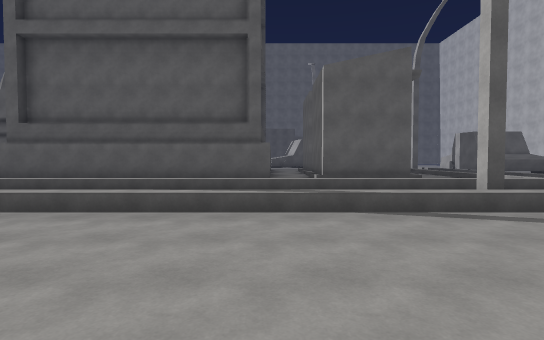
[1] (above)

24 first-person views from a walk through a scene from a Unity 3-D project. The camera is 1.5 m above the floor, tilts 2° down and sees 80° across. The floor is counted in squares, 2 m on a side. Each view is taken from the middle of a square. On the plan, view 1 faces up. The plan holds only what a view shows up to about 11 squares ahead; the rest is blank. The place goes on beyond the plan. The player is left out. Surface patterns are stand-ins for the level's own textures.

[2]
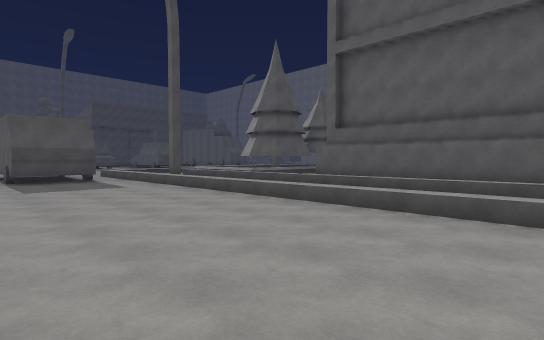

[3]
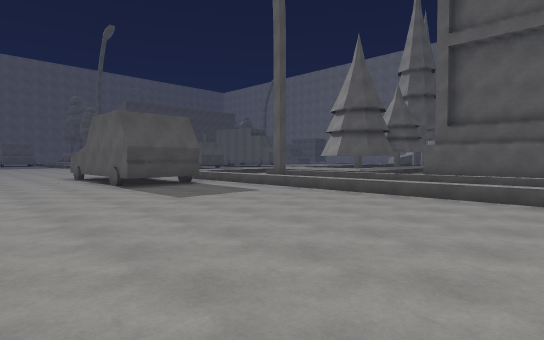

[4]
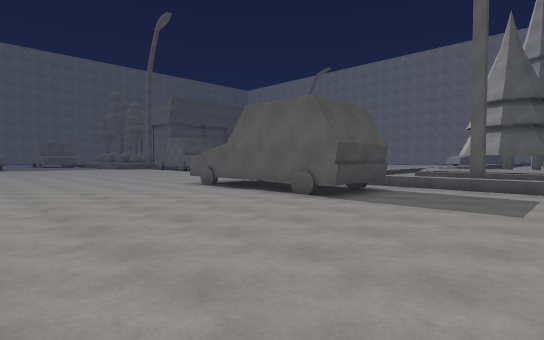

[5]
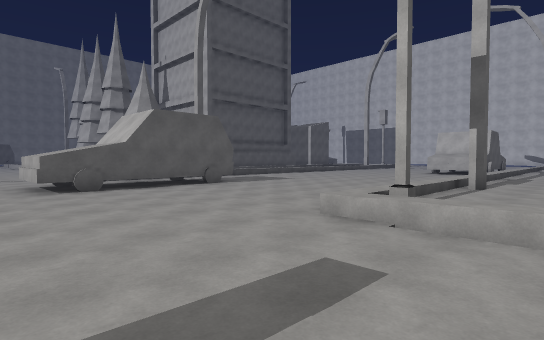

[6]
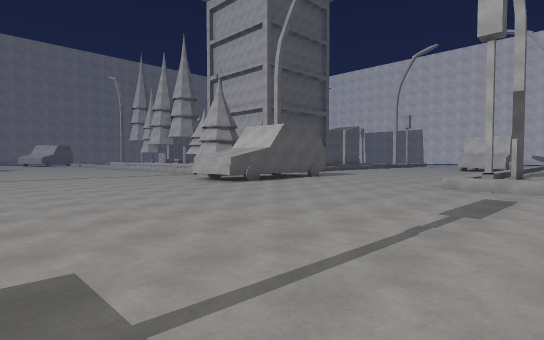

[7]
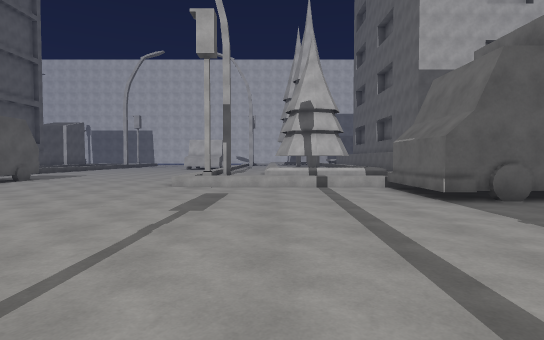

[8]
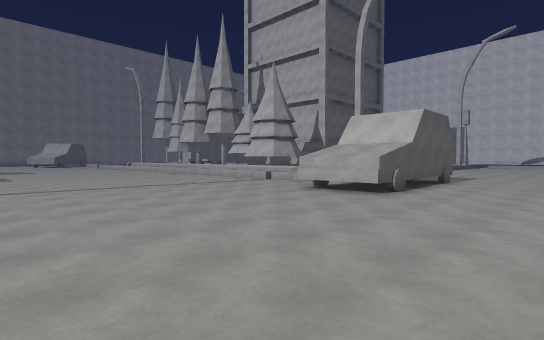

[9]
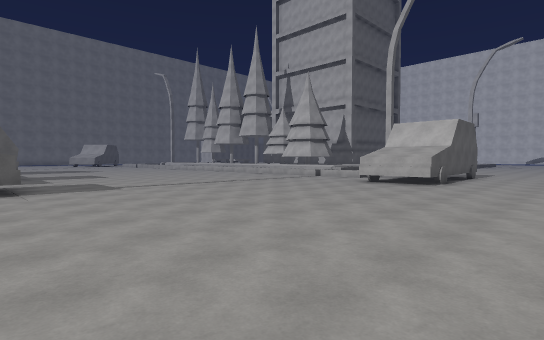

[10]
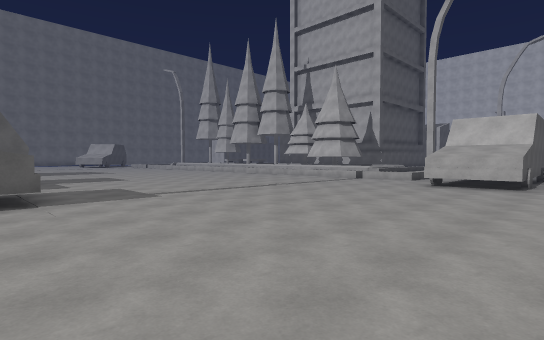

[11]
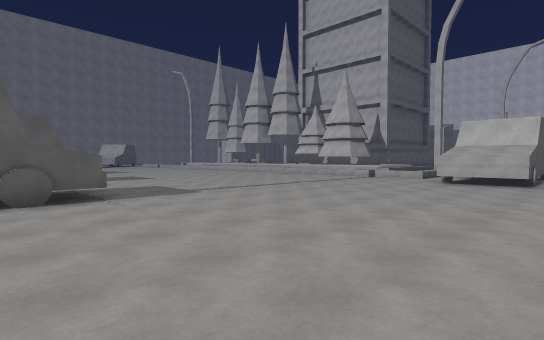

[12]
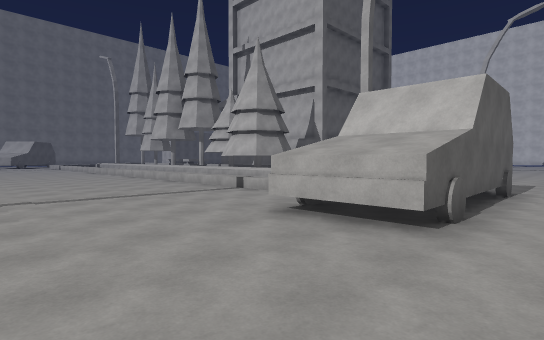

[13]
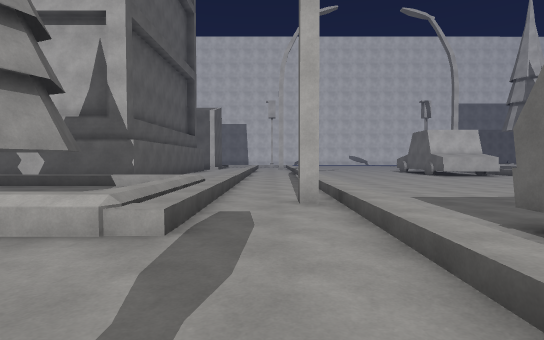

[14]
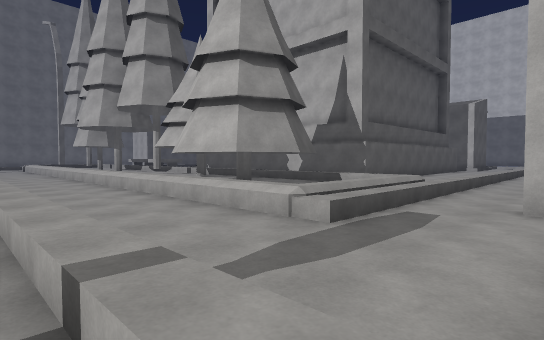

[15]
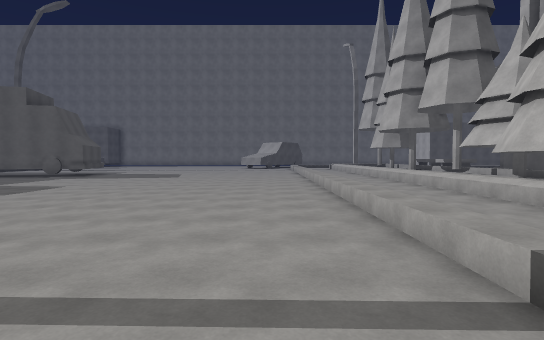

[16]
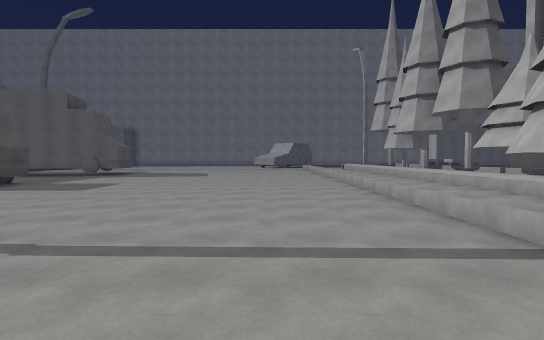

[17]
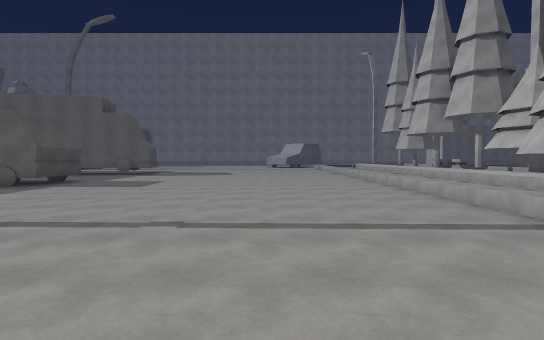

[18]
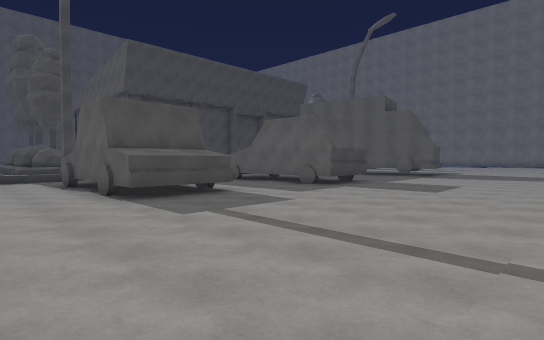

[19]
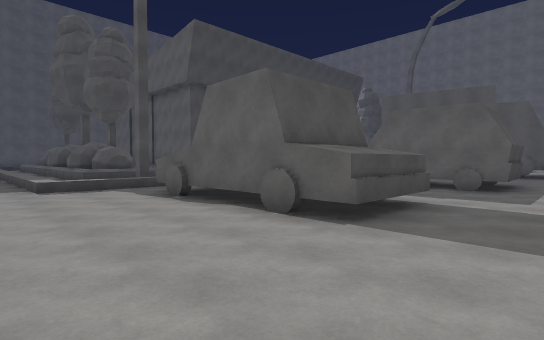

[20]
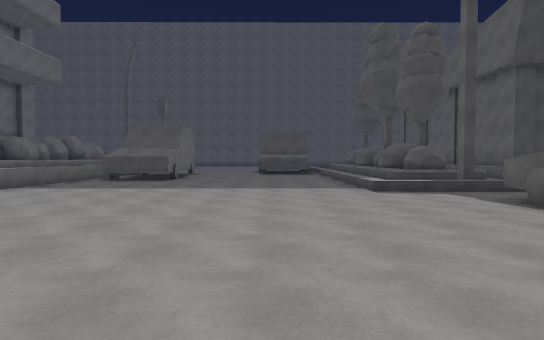

[21]
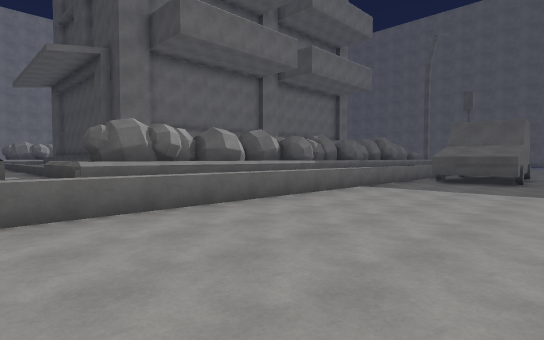

[22]
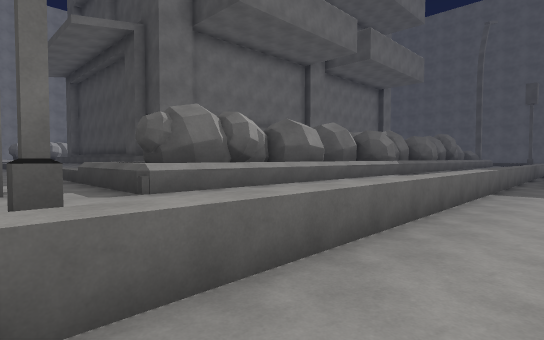

[23]
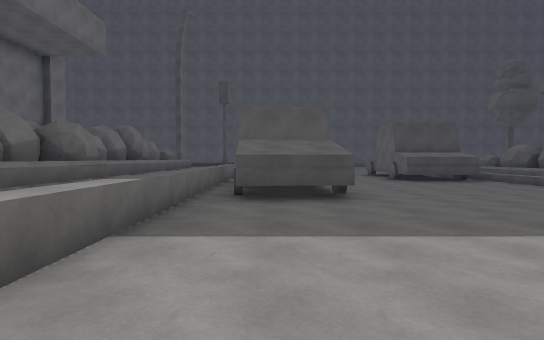

[24]
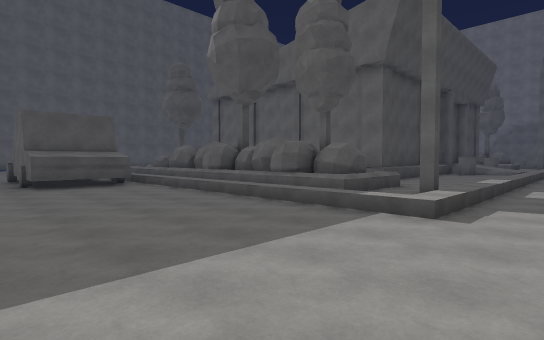

### Floor plan
Key: @ floor where view 1 was taken; # wall or solid block; . main floor; : floor 0.25 m higher than the main floor; + floor 0.5 m higher than the main floor; * floor 0.75 m higher than the main floor; / step, stairs or slope; = window, fence, low wall or low ledge; ^ raised ledge; H house; T tree.
Columns run from 41 left of view 1 to 4 right of it. Each row starts with its distance up from view 1.
 16                ...........:    #
 15                ...........::*  #
 14         /.     #..........::*  #
 13         /.     #..........::*  # H
 12        ./.   ###..........:: #   HH
 11      #../.   .............::#### HH      H#
 10      ^../.   .............::#### HHHHHHHHH#
  9       ../.   .............::*###:HHHHHHHHH####
  8       ^./.     #..........::*+++:  :::
  7  T## T#.#.######..........::******************
  6 ^#^^##^./.................:::::::::::
  5 /////////.................::::::::::::::::::::
  4 #.............................................
  3 ^=......................#   #................
  2 ^.......................#####...............
  1 #..........................................
  0 .........................................@
 -1   ....................................
 -2   ####................................
 -3     ##...........................
 -4    ..............................
 -5 ^^^^^^^^^^^^^^^^^.........#=::#::::::
 -6                ^^.........  :::::::::
 -7 ^^^^^^^^^^^^^^^^^.........+
 -8 #^^ ##  ^#^^##^^# ........+
 -9               ^^   .......+
-10              ^^^    ...###+

Where each view was taken, in squares from view 1:
view 1: 0 up, 0 right, facing up
view 2: 0 up, 1 left, facing up-left
view 3: 2 down, 4 left, facing up-left
view 4: 4 down, 9 left, facing up-left
view 5: 7 down, 19 left, facing up-right
view 6: 7 down, 24 left, facing up-right
view 7: 7 down, 24 left, facing right
view 8: 2 down, 24 left, facing up-right
view 9: 2 down, 27 left, facing up-right
view 10: 0 up, 27 left, facing up-right
view 11: 0 up, 28 left, facing up-right
view 12: 0 up, 21 left, facing up-right
view 13: 6 up, 16 left, facing right
view 14: 5 up, 16 left, facing up-right
view 15: 5 up, 17 left, facing up
view 16: 4 up, 18 left, facing up
view 17: 3 up, 19 left, facing up
view 18: 4 up, 20 left, facing up-left
view 19: 3 up, 24 left, facing up-left
view 20: 2 up, 25 left, facing left
view 21: 0 up, 25 left, facing down-left
view 22: 3 down, 25 left, facing down-left
view 23: 3 down, 30 left, facing left
view 24: 0 up, 31 left, facing up-left
